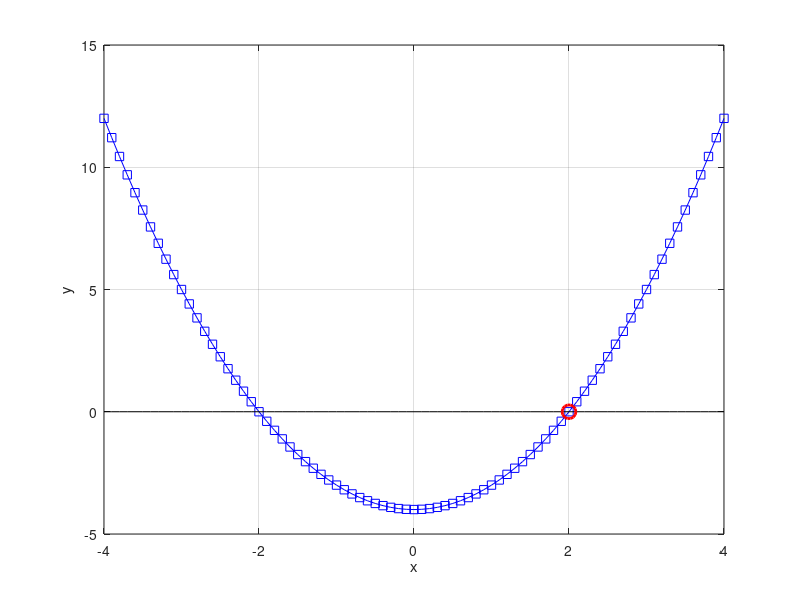
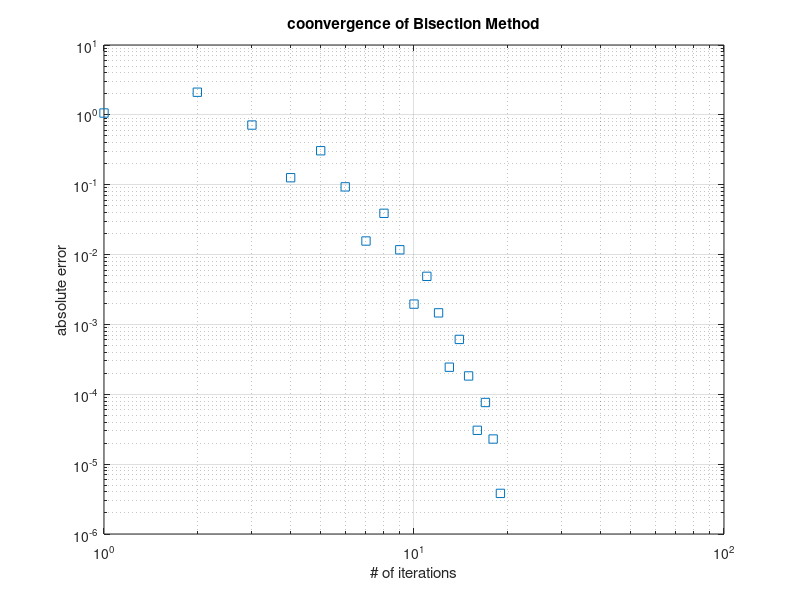

MATLAB code for these plots, in order:
clear all
clc
close all

%Bisection method
%Goal: find the root x = 2 for the function in the example
%f(x) = x^2 - 4

%1. Define the function
f =@(x) x.^2 - 4;

%here is a plot of the function 
x = -4:0.1:4;
xaxis = zeros(length(x),1);

figure(1)
plot(x, f(x), 'b-s', x, xaxis, 'k-')
grid on
xlabel('x')
ylabel('y')
hold on

%2. Specify the interval [a, b]
%NOTE: pick the interval yourself!
%MODIFY this part 

a = 0.5;
b = 4; 

%3. Specify tolerance for accuracy
%NOTE: pick theh tolerance yourself! 
%MODIFY this part
tol = 1e-5;

%write the bisection method here :) 
max_iter = 100;
iter = 1;
root = 999999999;

while (iter <max_iter)
    
    %1 compute mid point
    mid = (a+b)/2;
    
    %2 compute error
    %Absolute error= |approx-exact|
    % exact here is 0
    err(iter) = abs(f(mid));
    
    % do we continue or break?
    if (err(iter) < tol)
        root = mid;
        fprintf("Found root %f at iteration %d with an absolute error of %f",root,iter,err)
        break;
    else 
        % split up the interval
        if (f(mid)*f(a) < 0)
            b = mid;
        else
            a = mid;
        end
    end
    
    % incorrect counter
    iter = iter + 1;
    
end % end bisection method

% add the root to the og plot
plot(root,f(root),'ro','MarkerSize',10,'LineWidth',2)
hold off

% plot convergence 
arr_iter = 1:iter;
figure(2)
loglog(arr_iter,err,'s')
grid on
xlabel('# of iterations')
ylabel('absolute error')
title('coonvergence of Bisection Method')
    

            
    


    


    



